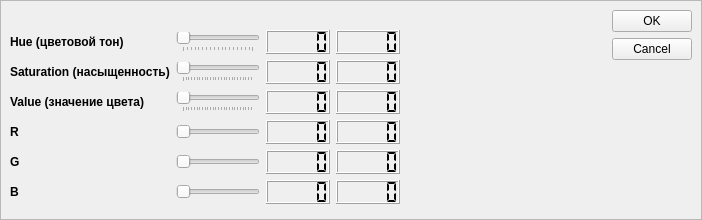
<?xml version="1.0" encoding="UTF-8"?>
<ui version="4.0">
 <class>Select_HSV_color</class>
 <widget class="QWidget" name="Select_HSV_color">
  <property name="sizePolicy">
   <sizepolicy hsizetype="Preferred" vsizetype="Fixed">
    <horstretch>0</horstretch>
    <verstretch>0</verstretch>
   </sizepolicy>
  </property>
  <layout class="QHBoxLayout" name="horizontalLayout">
   <property name="leftMargin">
    <number>0</number>
   </property>
   <property name="topMargin">
    <number>0</number>
   </property>
   <property name="rightMargin">
    <number>0</number>
   </property>
   <property name="bottomMargin">
    <number>0</number>
   </property>
   <item>
    <layout class="QVBoxLayout" name="verticalLayout_2">
     <item>
      <widget class="QFrame" name="frame">
       <property name="sizePolicy">
        <sizepolicy hsizetype="Fixed" vsizetype="Fixed">
         <horstretch>0</horstretch>
         <verstretch>0</verstretch>
        </sizepolicy>
       </property>
       <property name="frameShape">
        <enum>QFrame::Shape::StyledPanel</enum>
       </property>
       <property name="frameShadow">
        <enum>QFrame::Shadow::Raised</enum>
       </property>
       <layout class="QHBoxLayout" name="horizontalLayout_2">
        <item>
         <layout class="QGridLayout" name="gridLayout">
          <item row="1" column="1">
           <widget class="QSlider" name="sl_H">
            <property name="sizePolicy">
             <sizepolicy hsizetype="Fixed" vsizetype="Fixed">
              <horstretch>0</horstretch>
              <verstretch>0</verstretch>
             </sizepolicy>
            </property>
            <property name="maximum">
             <number>179</number>
            </property>
            <property name="orientation">
             <enum>Qt::Orientation::Horizontal</enum>
            </property>
            <property name="tickPosition">
             <enum>QSlider::TickPosition::TicksBelow</enum>
            </property>
           </widget>
          </item>
          <item row="4" column="0">
           <widget class="QLabel" name="label">
            <property name="sizePolicy">
             <sizepolicy hsizetype="Fixed" vsizetype="Preferred">
              <horstretch>0</horstretch>
              <verstretch>0</verstretch>
             </sizepolicy>
            </property>
            <property name="font">
             <font>
              <bold>true</bold>
             </font>
            </property>
            <property name="text">
             <string>R</string>
            </property>
           </widget>
          </item>
          <item row="6" column="3">
           <widget class="QLCDNumber" name="lcd_B_hex">
            <property name="sizePolicy">
             <sizepolicy hsizetype="Fixed" vsizetype="Minimum">
              <horstretch>0</horstretch>
              <verstretch>0</verstretch>
             </sizepolicy>
            </property>
            <property name="minimumSize">
             <size>
              <width>0</width>
              <height>24</height>
             </size>
            </property>
            <property name="segmentStyle">
             <enum>QLCDNumber::SegmentStyle::Flat</enum>
            </property>
           </widget>
          </item>
          <item row="3" column="1">
           <widget class="QSlider" name="sl_V">
            <property name="sizePolicy">
             <sizepolicy hsizetype="Fixed" vsizetype="Fixed">
              <horstretch>0</horstretch>
              <verstretch>0</verstretch>
             </sizepolicy>
            </property>
            <property name="maximum">
             <number>255</number>
            </property>
            <property name="orientation">
             <enum>Qt::Orientation::Horizontal</enum>
            </property>
            <property name="tickPosition">
             <enum>QSlider::TickPosition::TicksBelow</enum>
            </property>
           </widget>
          </item>
          <item row="5" column="2">
           <widget class="QLCDNumber" name="lcd_G">
            <property name="sizePolicy">
             <sizepolicy hsizetype="Fixed" vsizetype="Minimum">
              <horstretch>0</horstretch>
              <verstretch>0</verstretch>
             </sizepolicy>
            </property>
            <property name="minimumSize">
             <size>
              <width>0</width>
              <height>24</height>
             </size>
            </property>
            <property name="segmentStyle">
             <enum>QLCDNumber::SegmentStyle::Flat</enum>
            </property>
           </widget>
          </item>
          <item row="4" column="2">
           <widget class="QLCDNumber" name="lcd_R">
            <property name="sizePolicy">
             <sizepolicy hsizetype="Fixed" vsizetype="Minimum">
              <horstretch>0</horstretch>
              <verstretch>0</verstretch>
             </sizepolicy>
            </property>
            <property name="minimumSize">
             <size>
              <width>0</width>
              <height>24</height>
             </size>
            </property>
            <property name="segmentStyle">
             <enum>QLCDNumber::SegmentStyle::Flat</enum>
            </property>
           </widget>
          </item>
          <item row="5" column="0">
           <widget class="QLabel" name="label_2">
            <property name="sizePolicy">
             <sizepolicy hsizetype="Fixed" vsizetype="Preferred">
              <horstretch>0</horstretch>
              <verstretch>0</verstretch>
             </sizepolicy>
            </property>
            <property name="font">
             <font>
              <bold>true</bold>
             </font>
            </property>
            <property name="text">
             <string>G</string>
            </property>
           </widget>
          </item>
          <item row="4" column="1">
           <widget class="QSlider" name="sl_R">
            <property name="sizePolicy">
             <sizepolicy hsizetype="Fixed" vsizetype="Fixed">
              <horstretch>0</horstretch>
              <verstretch>0</verstretch>
             </sizepolicy>
            </property>
            <property name="orientation">
             <enum>Qt::Orientation::Horizontal</enum>
            </property>
           </widget>
          </item>
          <item row="2" column="0">
           <widget class="QLabel" name="label_4">
            <property name="sizePolicy">
             <sizepolicy hsizetype="Fixed" vsizetype="Preferred">
              <horstretch>0</horstretch>
              <verstretch>0</verstretch>
             </sizepolicy>
            </property>
            <property name="font">
             <font>
              <bold>true</bold>
             </font>
            </property>
            <property name="text">
             <string>Saturation (насыщенность)</string>
            </property>
           </widget>
          </item>
          <item row="1" column="3">
           <widget class="QLCDNumber" name="lcd_H_hex">
            <property name="sizePolicy">
             <sizepolicy hsizetype="Fixed" vsizetype="Minimum">
              <horstretch>0</horstretch>
              <verstretch>0</verstretch>
             </sizepolicy>
            </property>
            <property name="minimumSize">
             <size>
              <width>0</width>
              <height>24</height>
             </size>
            </property>
            <property name="segmentStyle">
             <enum>QLCDNumber::SegmentStyle::Flat</enum>
            </property>
           </widget>
          </item>
          <item row="2" column="3">
           <widget class="QLCDNumber" name="lcd_S_hex">
            <property name="sizePolicy">
             <sizepolicy hsizetype="Fixed" vsizetype="Minimum">
              <horstretch>0</horstretch>
              <verstretch>0</verstretch>
             </sizepolicy>
            </property>
            <property name="minimumSize">
             <size>
              <width>0</width>
              <height>24</height>
             </size>
            </property>
            <property name="segmentStyle">
             <enum>QLCDNumber::SegmentStyle::Flat</enum>
            </property>
           </widget>
          </item>
          <item row="3" column="3">
           <widget class="QLCDNumber" name="lcd_V_hex">
            <property name="sizePolicy">
             <sizepolicy hsizetype="Fixed" vsizetype="Minimum">
              <horstretch>0</horstretch>
              <verstretch>0</verstretch>
             </sizepolicy>
            </property>
            <property name="minimumSize">
             <size>
              <width>0</width>
              <height>24</height>
             </size>
            </property>
            <property name="segmentStyle">
             <enum>QLCDNumber::SegmentStyle::Flat</enum>
            </property>
           </widget>
          </item>
          <item row="3" column="0">
           <widget class="QLabel" name="label_3">
            <property name="sizePolicy">
             <sizepolicy hsizetype="Fixed" vsizetype="Preferred">
              <horstretch>0</horstretch>
              <verstretch>0</verstretch>
             </sizepolicy>
            </property>
            <property name="font">
             <font>
              <bold>true</bold>
             </font>
            </property>
            <property name="text">
             <string>Value (значение цвета)</string>
            </property>
           </widget>
          </item>
          <item row="2" column="2">
           <widget class="QLCDNumber" name="lcd_S">
            <property name="sizePolicy">
             <sizepolicy hsizetype="Fixed" vsizetype="Minimum">
              <horstretch>0</horstretch>
              <verstretch>0</verstretch>
             </sizepolicy>
            </property>
            <property name="minimumSize">
             <size>
              <width>0</width>
              <height>24</height>
             </size>
            </property>
            <property name="segmentStyle">
             <enum>QLCDNumber::SegmentStyle::Flat</enum>
            </property>
           </widget>
          </item>
          <item row="2" column="1">
           <widget class="QSlider" name="sl_S">
            <property name="sizePolicy">
             <sizepolicy hsizetype="Fixed" vsizetype="Fixed">
              <horstretch>0</horstretch>
              <verstretch>0</verstretch>
             </sizepolicy>
            </property>
            <property name="maximum">
             <number>255</number>
            </property>
            <property name="orientation">
             <enum>Qt::Orientation::Horizontal</enum>
            </property>
            <property name="tickPosition">
             <enum>QSlider::TickPosition::TicksBelow</enum>
            </property>
           </widget>
          </item>
          <item row="1" column="2">
           <widget class="QLCDNumber" name="lcd_H">
            <property name="sizePolicy">
             <sizepolicy hsizetype="Fixed" vsizetype="Minimum">
              <horstretch>0</horstretch>
              <verstretch>0</verstretch>
             </sizepolicy>
            </property>
            <property name="minimumSize">
             <size>
              <width>0</width>
              <height>24</height>
             </size>
            </property>
            <property name="segmentStyle">
             <enum>QLCDNumber::SegmentStyle::Flat</enum>
            </property>
           </widget>
          </item>
          <item row="5" column="3">
           <widget class="QLCDNumber" name="lcd_G_hex">
            <property name="sizePolicy">
             <sizepolicy hsizetype="Fixed" vsizetype="Minimum">
              <horstretch>0</horstretch>
              <verstretch>0</verstretch>
             </sizepolicy>
            </property>
            <property name="minimumSize">
             <size>
              <width>0</width>
              <height>24</height>
             </size>
            </property>
            <property name="segmentStyle">
             <enum>QLCDNumber::SegmentStyle::Flat</enum>
            </property>
           </widget>
          </item>
          <item row="6" column="0">
           <widget class="QLabel" name="label_6">
            <property name="sizePolicy">
             <sizepolicy hsizetype="Fixed" vsizetype="Preferred">
              <horstretch>0</horstretch>
              <verstretch>0</verstretch>
             </sizepolicy>
            </property>
            <property name="font">
             <font>
              <bold>true</bold>
             </font>
            </property>
            <property name="text">
             <string>B</string>
            </property>
           </widget>
          </item>
          <item row="6" column="2">
           <widget class="QLCDNumber" name="lcd_B">
            <property name="sizePolicy">
             <sizepolicy hsizetype="Fixed" vsizetype="Minimum">
              <horstretch>0</horstretch>
              <verstretch>0</verstretch>
             </sizepolicy>
            </property>
            <property name="minimumSize">
             <size>
              <width>0</width>
              <height>24</height>
             </size>
            </property>
            <property name="segmentStyle">
             <enum>QLCDNumber::SegmentStyle::Flat</enum>
            </property>
           </widget>
          </item>
          <item row="6" column="1">
           <widget class="QSlider" name="sl_B">
            <property name="sizePolicy">
             <sizepolicy hsizetype="Fixed" vsizetype="Fixed">
              <horstretch>0</horstretch>
              <verstretch>0</verstretch>
             </sizepolicy>
            </property>
            <property name="orientation">
             <enum>Qt::Orientation::Horizontal</enum>
            </property>
           </widget>
          </item>
          <item row="4" column="3">
           <widget class="QLCDNumber" name="lcd_R_hex">
            <property name="sizePolicy">
             <sizepolicy hsizetype="Fixed" vsizetype="Minimum">
              <horstretch>0</horstretch>
              <verstretch>0</verstretch>
             </sizepolicy>
            </property>
            <property name="minimumSize">
             <size>
              <width>0</width>
              <height>24</height>
             </size>
            </property>
            <property name="segmentStyle">
             <enum>QLCDNumber::SegmentStyle::Flat</enum>
            </property>
           </widget>
          </item>
          <item row="5" column="1">
           <widget class="QSlider" name="sl_G">
            <property name="sizePolicy">
             <sizepolicy hsizetype="Fixed" vsizetype="Fixed">
              <horstretch>0</horstretch>
              <verstretch>0</verstretch>
             </sizepolicy>
            </property>
            <property name="orientation">
             <enum>Qt::Orientation::Horizontal</enum>
            </property>
           </widget>
          </item>
          <item row="3" column="2">
           <widget class="QLCDNumber" name="lcd_V">
            <property name="sizePolicy">
             <sizepolicy hsizetype="Fixed" vsizetype="Minimum">
              <horstretch>0</horstretch>
              <verstretch>0</verstretch>
             </sizepolicy>
            </property>
            <property name="minimumSize">
             <size>
              <width>0</width>
              <height>24</height>
             </size>
            </property>
            <property name="segmentStyle">
             <enum>QLCDNumber::SegmentStyle::Flat</enum>
            </property>
           </widget>
          </item>
          <item row="1" column="0">
           <widget class="QLabel" name="label_5">
            <property name="sizePolicy">
             <sizepolicy hsizetype="Fixed" vsizetype="Preferred">
              <horstretch>0</horstretch>
              <verstretch>0</verstretch>
             </sizepolicy>
            </property>
            <property name="font">
             <font>
              <bold>true</bold>
             </font>
            </property>
            <property name="text">
             <string>Hue (цветовой тон)</string>
            </property>
           </widget>
          </item>
          <item row="0" column="0" colspan="4">
           <widget class="QLabel" name="color_label">
            <property name="sizePolicy">
             <sizepolicy hsizetype="Preferred" vsizetype="Fixed">
              <horstretch>0</horstretch>
              <verstretch>0</verstretch>
             </sizepolicy>
            </property>
           </widget>
          </item>
         </layout>
        </item>
        <item>
         <widget class="Color_widget" name="color_widget" native="true">
          <property name="minimumSize">
           <size>
            <width>200</width>
            <height>200</height>
           </size>
          </property>
         </widget>
        </item>
        <item>
         <layout class="QVBoxLayout" name="_2">
          <item>
           <widget class="QPushButton" name="btn_ok">
            <property name="text">
             <string>OK</string>
            </property>
           </widget>
          </item>
          <item>
           <widget class="QPushButton" name="btn_cancel">
            <property name="text">
             <string>Cancel</string>
            </property>
           </widget>
          </item>
          <item>
           <spacer name="verticalSpacer">
            <property name="orientation">
             <enum>Qt::Orientation::Vertical</enum>
            </property>
            <property name="sizeHint" stdset="0">
             <size>
              <width>20</width>
              <height>40</height>
             </size>
            </property>
           </spacer>
          </item>
         </layout>
        </item>
       </layout>
      </widget>
     </item>
    </layout>
   </item>
  </layout>
 </widget>
 <customwidgets>
  <customwidget>
   <class>Color_widget</class>
   <extends>QWidget</extends>
   <header>color_widget.hpp</header>
   <container>1</container>
  </customwidget>
 </customwidgets>
 <tabstops>
  <tabstop>sl_H</tabstop>
  <tabstop>sl_S</tabstop>
  <tabstop>sl_V</tabstop>
  <tabstop>sl_R</tabstop>
  <tabstop>sl_G</tabstop>
  <tabstop>sl_B</tabstop>
 </tabstops>
 <resources/>
 <connections/>
</ui>
